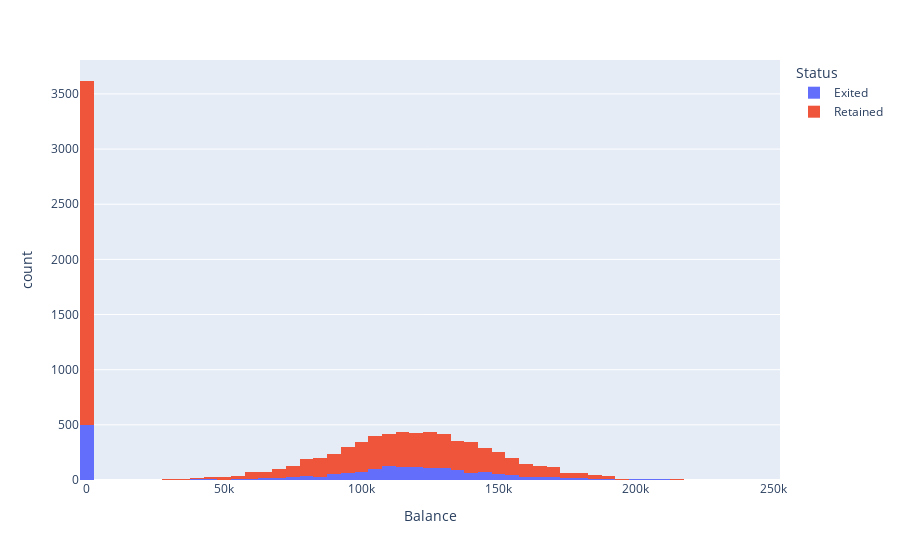

Notebook source saved alongside this figure:
### Markdown cell above
Давайте изучим стаж клиентов. Распределение примерно равномерное, со стажем от 1 до 10 лет, и средним стажем около 5 лет для обеих групп. У ушедших клиентов более широкий разброс стажа, но из этого трудно сделать полезные выводы.

### Code cell
px.histogram(df_churn, x='Balance', color='Status')

### Figure 1 — Plotly figure (JSON) as saved in the notebook; plotly's stock layout.template omitted (floating-point values rounded to 4 significant figures; data arrays with more than 128 entries replaced by an {"elided": "..."} marker saying what was removed)
{"data": [{"alignmentgroup": "True", "bingroup": "x", "hovertemplate": "Status=Exited<br>Balance=%{x}<br>count=%{y}<extra></extra>", "legendgroup": "Exited", "marker": {"color": "#636efa", "pattern": {"shape": ""}}, "name": "Exited", "offsetgroup": "Exited", "orientation": "v", "showlegend": true, "type": "histogram", "x": {"elided": "2037 float values"}, "xaxis": "x", "yaxis": "y"}, {"alignmentgroup": "True", "bingroup": "x", "hovertemplate": "Status=Retained<br>Balance=%{x}<br>count=%{y}<extra></extra>", "legendgroup": "Retained", "marker": {"color": "#EF553B", "pattern": {"shape": ""}}, "name": "Retained", "offsetgroup": "Retained", "orientation": "v", "showlegend": true, "type": "histogram", "x": {"elided": "7963 float values"}, "xaxis": "x", "yaxis": "y"}], "layout": {"barmode": "relative", "legend": {"title": {"text": "Status"}, "tracegroupgap": 0}, "margin": {"t": 60}, "xaxis": {"anchor": "y", "domain": [0, 1], "title": {"text": "Balance"}}, "yaxis": {"anchor": "x", "domain": [0, 1], "title": {"text": "count"}}}}
